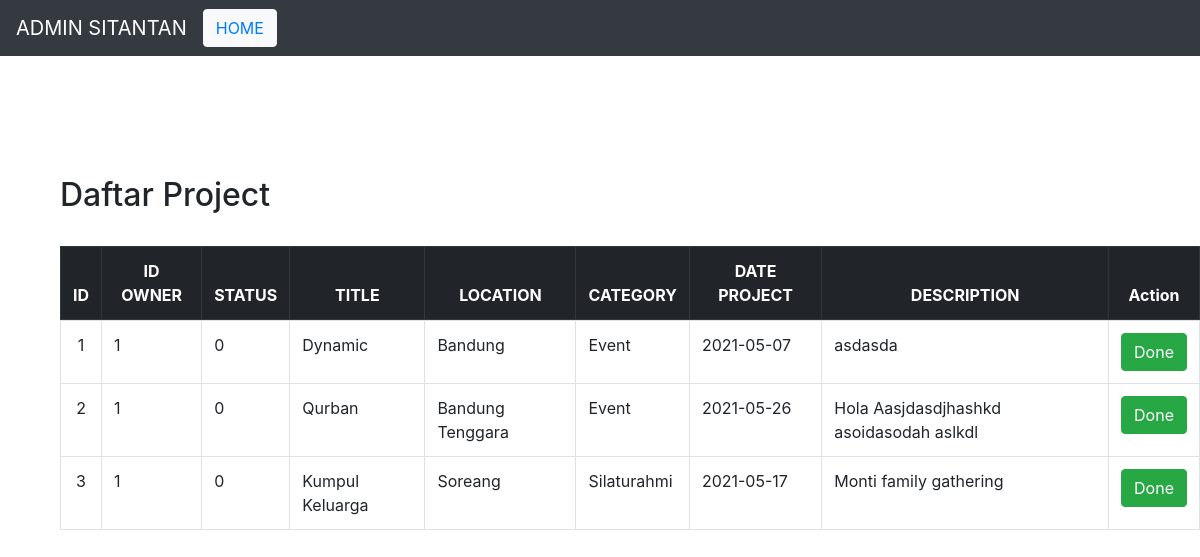
The app's page /admin.php, older data.
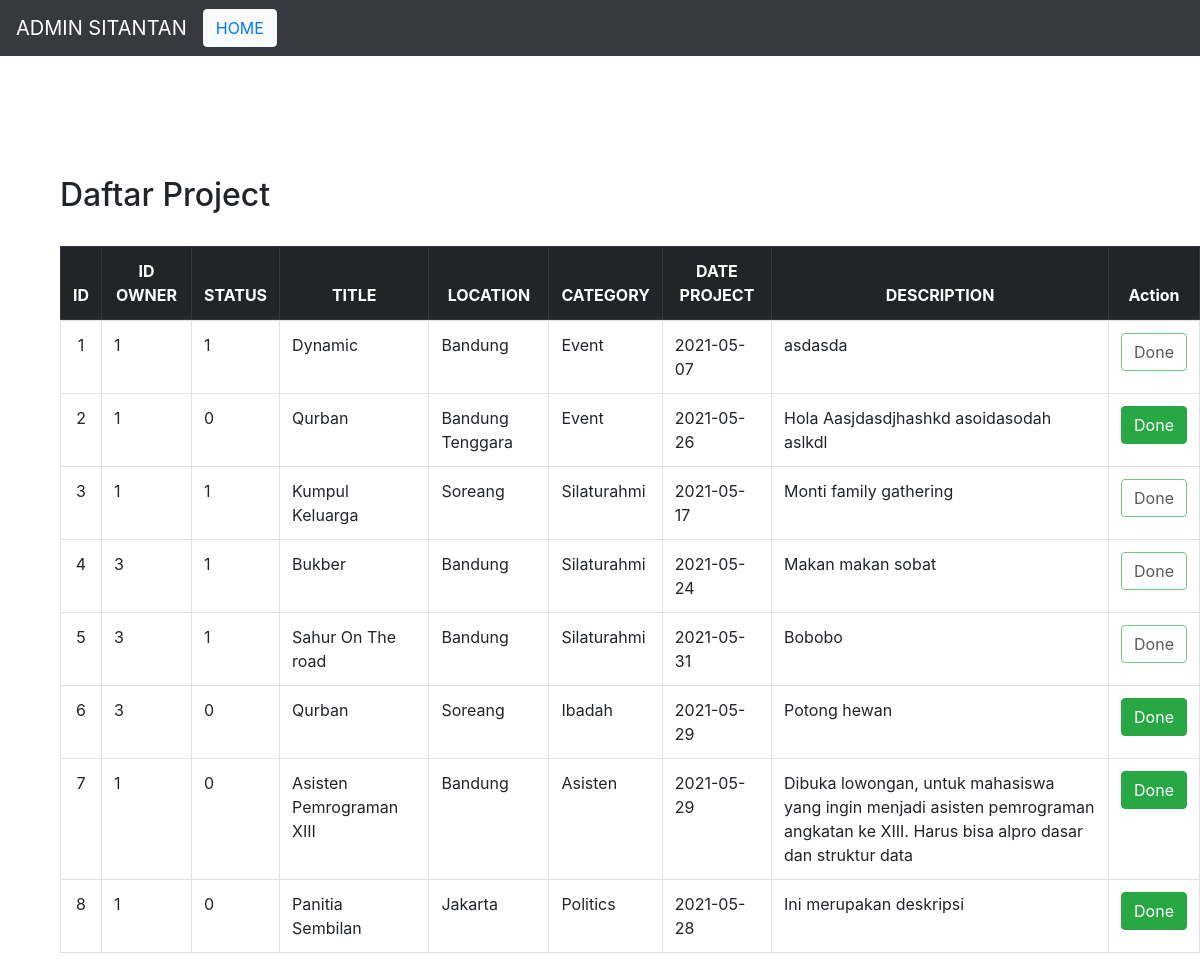
The same page, newer data.
### tables this page shows
CREATE TABLE `tb_project` (
  `id_project` int(11) NOT NULL,
  `id_owner` int(11) NOT NULL,
  `status` int(2) NOT NULL,
  `end_date` date DEFAULT NULL,
  `title` varchar(50) NOT NULL,
  `location` varchar(50) NOT NULL,
  `category` varchar(20) NOT NULL,
  `date_project` date NOT NULL,
  `description` varchar(256) NOT NULL
);

### conf.php (called while the page is built)
<?php
$db_host = "localhost";
$db_user = "root";
$db_password = "";
$db_name = "db_tubes_rpl";
 ?>

### includes/DB.class.php (called while the page is built, shortened)
<?php
class DB{
	var $db_host = '';
	var $db_user = '';
	var $db_password = '';
	var $db_name = '';
	var $db_link = '';
	var $result = 0;
	function DB($db_host='', $db_user='', $db_password='', $db_name=''){
		$this->db_host = $db_host;
		$this->db_user = $db_user;
		$this->db_password = $db_password;
		$this->db_name = $db_name;
	}
	function open(){
		$this->db_link = mysqli_connect($this->db_host, $this->db_user, $this->db_password, $this->db_name);
	}
	function execute($query=""){
		$this->result = mysqli_query($this->db_link, $query);
		return $this->result;
	}
	function getResult(){
		return mysqli_fetch_array($this->result);
	}
}
 ?>

### includes/Task.class.php (called while the page is built, shortened)
<?php
class Task extends DB{
	function getProject(){
		$query = "SELECT * FROM tb_project";
		return $this->execute($query);
	}
}
?>

### admin.php (the view, shortened to what this page needs)
<?php
include("conf.php");
include("includes/DB.class.php");
include("includes/Task.class.php");
$otask = new Task($db_host, $db_user, $db_password, $db_name);
$otask->open();
$otask->getProject();
$data = null;
while (list($id_project, $id_owner, $status, $end_date, $title, $location, $category, $date_project, $desc) = $otask->getResult()) {
        $data .= "<tr>
        <td style='text-align: center;'>" . $id_project . "</td>
        <td>" . $id_owner . "</td>
        <td>" . $status . "</td>
        <td>" . $title . "</td>
        <td>" . $location . "</td>
        <td>" . $category . "</td>
        <td>" . $date_project . "</td>
        <td>" . $desc . "</td>";
        if($status == 0){
            $data .= "<td align='center'><button class='btn btn-success'><a href='admin.php?id_done=" . $id_project . "' style='color: white; text-decoration: none;'>Done</a></button></td>
            </tr>";
	    }else{
            $data .= "<td align='center'><button class='btn btn-outline-success' disabled><a style='color: black; text-decoration: none;'>Done</a></button></td>";
        }
}

Row changes from the older to the newer data that the page shows:
changed tb_project "Dynamic": status "0" → "1"
changed tb_project "Kumpul Keluarga": status "0" → "1"
added tb_project: id_project "4", id_owner "3", status "1", title "Bukber", location "Bandung", category "Silaturahmi", date_project "2021-05-24", description "Makan makan sobat", shows "Done"
added tb_project: id_project "5", id_owner "3", status "1", title "Sahur On The road", location "Bandung", category "Silaturahmi", date_project "2021-05-31", description "Bobobo", shows "Done"
added tb_project: id_project "6", id_owner "3", status "0", title "Qurban", location "Soreang", category "Ibadah", date_project "2021-05-29", description "Potong hewan"
added tb_project: id_project "7", id_owner "1", status "0", title "Asisten Pemrograman XIII", location "Bandung", category "Asisten", date_project "2021-05-29", description "Dibuka lowongan, untuk mahasiswa yang ingin menjadi asisten pemrograman angkatan ke XIII. Harus bisa alpro dasar dan struktur data"
added tb_project: id_project "8", id_owner "1", status "0", title "Panitia Sembilan", location "Jakarta", category "Politics", date_project "2021-05-28", description "Ini merupakan deskripsi"
